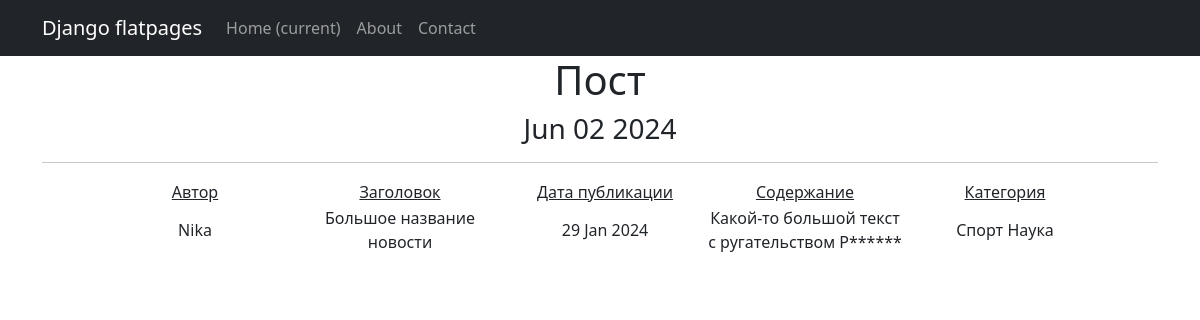
/post/1, run on the app's committed database.
### news/models.py (models this page shows, shortened)
class Post(models.Model):
    author = models.ForeignKey(Author, on_delete=models.CASCADE)
    NEWS = 'NW'
    ARTICLE = 'AR'
    CATEGORY_CHOICES = (
        (NEWS, 'Новость'),
        (ARTICLE, 'Статья'),
        )
    categoryType = models.CharField(max_length=2, choices=CATEGORY_CHOICES, default=ARTICLE)
    dateCreation = models.DateTimeField(auto_now_add=True)
    postCategory = models.ManyToManyField(Category, through='PostCategory')
    title = models.CharField(max_length=128)
    text = models.TextField()
    rating = models.SmallIntegerField(default=0)

class Author(models.Model):
    authorUser = models.OneToOneField(User, on_delete=models.CASCADE)
    ratingAuthor = models.SmallIntegerField(default=0)

class Category(models.Model):
    name = models.CharField(max_length=64, unique=True)

### news/views.py (the view)
# urls.py: path('post/<int:pk>', PostDetail.as_view(), name='post_detail'),
class PostDetail(DetailView):
    model = Post
    template_name = 'post.html'
    context_object_name = 'post'
    def get_context_data(self, **kwargs):
        context = super().get_context_data(**kwargs)
        context['time_now'] = datetime.utcnow()
        context['next_sale'] = None
        return context

### news/templatetags/custom_filters.py (called while the page is built)
@register.filter()
def censor(value):
   for word in censor_list:
      value = value.replace(word[1:], '*' * len(word[1:]))
      return value

### templates/post.html
{% extends 'flatpages/default.html' %}
{% load custom_filters %}
{% block content %}
<h1>Пост</h1>
<h3>{{ time_now|date:'M d Y' }}</h3>
<hr>
{% if post %}
<table style="margin-left: auto; margin-right: auto;">
    <tr>
        <td style="width: 200px;"><u>Автор</u></td>
        <td style="width: 210px;"><u>Заголовок</u></td>
        <td style="width: 200px;"><u>Дата публикации</u></td>
        <td style="width: 200px;"><u>Содержание</u></td>
        <td style="width: 200px;"><u>Категория</u></td>
    </tr>
    <tr>
        <td style="width: 200px;">{{ post.author.authorUser.username }}</td>
        <td style="width: 210px;">{{ post.title }}</td>
        <td style="width: 200px;">{{ post.dateCreation|date:'d M Y' }}</td>
        <td style="width: 200px;">{{ post.text|truncatewords:20|censor  }}</td>
        <td style="width: 200px;">
            {% for cat in post.postCategory.all %}
                {{ cat.name }}
            {% endfor %}
        </td>
    </tr>
</table>
{% else %}
<h3>Публикаций нет!</h3>
{% endif %}
{% endblock content %}

### data on the page
Post: author.authorUser.username "Nika", title "Большое название новости", dateCreation "29 Jan 2024", text|censor "Какой-то большой текст с ругательством Р******"
Category: name "Спорт"
Category: name "Наука"

### other printed values
{{ time_now|date:'M d Y' }} "Jun 02 2024"
